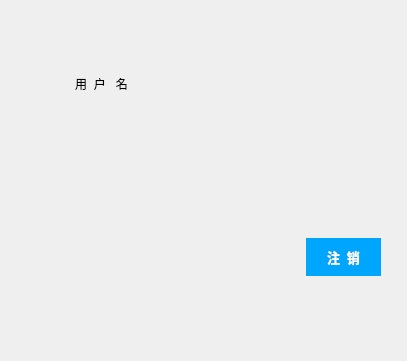
<?xml version="1.0" encoding="UTF-8"?>
<ui version="4.0">
 <class>Form</class>
 <widget class="QWidget" name="Form">
  <property name="geometry">
   <rect>
    <x>0</x>
    <y>0</y>
    <width>407</width>
    <height>361</height>
   </rect>
  </property>
  <property name="minimumSize">
   <size>
    <width>407</width>
    <height>361</height>
   </size>
  </property>
  <property name="maximumSize">
   <size>
    <width>407</width>
    <height>361</height>
   </size>
  </property>
  <property name="baseSize">
   <size>
    <width>407</width>
    <height>361</height>
   </size>
  </property>
  <property name="windowTitle">
   <string>用户信息</string>
  </property>
  <property name="styleSheet">
   <string notr="true">QPushButton{
	padding: 8px 20px;
    font-size: 13px;
    line-height: 1.65;
    border-radius: 20px;
	display: inline-block;
    margin-bottom: 0;
    font-weight: 600;
    text-align: center;
    vertical-align: middle;
    touch-action: manipulation;
    cursor: pointer;
    background-image: none;
    border: 1px solid transparent;
    white-space: nowrap;
	font-family: inherit;
	text-transform: none;
	background-color: #00a6fd;
	border-color: #00a6fd;
	color: #fff;
	
}</string>
  </property>
  <widget class="QWidget" name="layoutWidget">
   <property name="geometry">
    <rect>
     <x>10</x>
     <y>0</y>
     <width>391</width>
     <height>341</height>
    </rect>
   </property>
   <layout class="QVBoxLayout" name="verticalLayout">
    <item>
     <layout class="QHBoxLayout" name="horizontalLayout">
      <item>
       <widget class="QLabel" name="label">
        <property name="frameShape">
         <enum>QFrame::NoFrame</enum>
        </property>
        <property name="frameShadow">
         <enum>QFrame::Plain</enum>
        </property>
        <property name="text">
         <string>用  户   名</string>
        </property>
        <property name="textFormat">
         <enum>Qt::AutoText</enum>
        </property>
        <property name="alignment">
         <set>Qt::AlignCenter</set>
        </property>
        <property name="margin">
         <number>0</number>
        </property>
       </widget>
      </item>
      <item>
       <spacer name="verticalSpacer_2">
        <property name="orientation">
         <enum>Qt::Vertical</enum>
        </property>
        <property name="sizeHint" stdset="0">
         <size>
          <width>20</width>
          <height>40</height>
         </size>
        </property>
       </spacer>
      </item>
      <item>
       <widget class="QLabel" name="usernameLabel">
        <property name="cursor">
         <cursorShape>IBeamCursor</cursorShape>
        </property>
        <property name="layoutDirection">
         <enum>Qt::LeftToRight</enum>
        </property>
        <property name="text">
         <string/>
        </property>
        <property name="wordWrap">
         <bool>true</bool>
        </property>
        <property name="margin">
         <number>0</number>
        </property>
        <property name="textInteractionFlags">
         <set>Qt::TextSelectableByMouse</set>
        </property>
       </widget>
      </item>
     </layout>
    </item>
    <item>
     <layout class="QHBoxLayout" name="horizontalLayout_2">
      <item>
       <spacer name="horizontalSpacer">
        <property name="orientation">
         <enum>Qt::Horizontal</enum>
        </property>
        <property name="sizeHint" stdset="0">
         <size>
          <width>40</width>
          <height>20</height>
         </size>
        </property>
       </spacer>
      </item>
      <item>
       <widget class="QPushButton" name="loginOutButton">
        <property name="cursor">
         <cursorShape>PointingHandCursor</cursorShape>
        </property>
        <property name="text">
         <string>注  销</string>
        </property>
       </widget>
      </item>
      <item>
       <spacer name="verticalSpacer">
        <property name="orientation">
         <enum>Qt::Vertical</enum>
        </property>
        <property name="sizeHint" stdset="0">
         <size>
          <width>20</width>
          <height>40</height>
         </size>
        </property>
       </spacer>
      </item>
     </layout>
    </item>
   </layout>
  </widget>
 </widget>
 <resources/>
 <connections/>
</ui>
